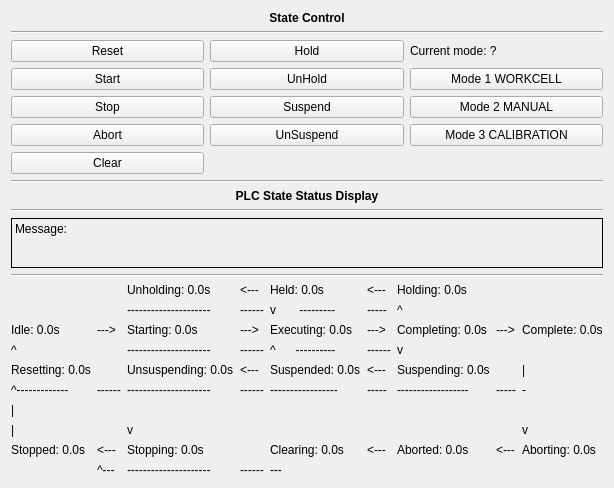
<?xml version="1.0" encoding="UTF-8"?>
<ui version="4.0">
 <class>NavigationWidget</class>
 <widget class="QWidget" name="NavigationWidget">
  <property name="geometry">
   <rect>
    <x>0</x>
    <y>0</y>
    <width>292</width>
    <height>155</height>
   </rect>
  </property>
  <property name="windowTitle">
   <string>PackML DEMO </string>
  </property>
  <layout class="QVBoxLayout" name="verticalLayout_4">
   <item>
      <layout class="QVBoxLayout" name="verticalLayout">
       <item>
        <widget class="QLabel" name="label_2">
         <property name="text">
          <string>&lt;html&gt;&lt;head/&gt;&lt;body&gt;&lt;p&gt;&lt;span style=&quot; font-weight:600;&quot;&gt;State Control&lt;/span&gt;&lt;/p&gt;&lt;/body&gt;&lt;/html&gt;</string>
         </property>
         <property name="alignment">
          <set>Qt::AlignCenter</set>
         </property>
        </widget>
       </item>
       <item>
        <widget class="Line" name="line_2">
         <property name="orientation">
          <enum>Qt::Horizontal</enum>
         </property>
        </widget>
       </item>
	</layout>
	</item>


<item>
<layout class="QGridLayout" name="gridLayout">
	<item row="0" column="0">
        <widget class="QPushButton" name="reset_button">
         <property name="enabled">
          <bool>true</bool>
         </property>
         <property name="text">
          <string>Reset</string>
         </property>
        </widget>
       </item>
       <item row="1" column="0">
        <widget class="QPushButton" name="start_button">
         <property name="enabled">
          <bool>true</bool>
         </property>
         <property name="text">
          <string>Start</string>
         </property>
        </widget>
       </item>
       <item row="2" column="0">
        <widget class="QPushButton" name="stop_button">
         <property name="enabled">
          <bool>true</bool>
         </property>
         <property name="text">
          <string>Stop</string>
         </property>
        </widget>
       </item>
	<item row="0" column="1">
        <widget class="QPushButton" name="hold_button">
         <property name="enabled">
          <bool>true</bool>
         </property>
         <property name="text">
          <string>Hold</string>
         </property>
        </widget>
       </item>
	<item row="1" column="1">
        <widget class="QPushButton" name="unhold_button">
         <property name="enabled">
          <bool>true</bool>
         </property>
         <property name="text">
          <string>UnHold</string>
         </property>
        </widget>
       </item>
	<item row="2" column="1">
        <widget class="QPushButton" name="suspend_button">
         <property name="enabled">
          <bool>true</bool>
         </property>
         <property name="text">
          <string>Suspend</string>
         </property>
        </widget>
       </item>
	<item row="3" column="1">
        <widget class="QPushButton" name="unsuspend_button">
         <property name="enabled">
          <bool>true</bool>
         </property>
         <property name="text">
          <string>UnSuspend</string>
         </property>
        </widget>
       </item>
	<item row="3" column="0">
        <widget class="QPushButton" name="abort_button">
         <property name="enabled">
          <bool>true</bool>
         </property>
         <property name="text">
          <string>Abort</string>
         </property>
        </widget>
       </item>
	<item row="4" column="0">
        <widget class="QPushButton" name="clear_button">
         <property name="enabled">
          <bool>true</bool>
         </property>
         <property name="text">
          <string>Clear</string>
         </property>
        </widget>
       </item>
	<item row="0" column="2">
	<widget class="QLabel" name="mode_state">
         <property name="text">
          <string>Current mode: ?</string>
         </property>
        </widget>
	</item>
	<item row="1" column="2">
        <widget class="QPushButton" name="mode1_button">
         <property name="enabled">
          <bool>true</bool>
         </property>
         <property name="text">
          <string>Mode 1 WORKCELL</string>
         </property>
        </widget>
       </item>
	<item row="2" column="2">
        <widget class="QPushButton" name="mode2_button">
         <property name="enabled">
          <bool>true</bool>
         </property>
         <property name="text">
          <string>Mode 2 MANUAL</string>
         </property>
        </widget>
       </item>
       <item row="3" column="2">
        <widget class="QPushButton" name="mode3_button">
         <property name="enabled">
          <bool>true</bool>
         </property>
         <property name="text">
          <string>Mode 3 CALIBRATION</string>
         </property>
        </widget>
       </item>
      </layout>
     </item>
   
   <item>
    <layout class="QVBoxLayout" name="verticalLayout_3">
     <item>
      <widget class="Line" name="line_5">
       <property name="orientation">
        <enum>Qt::Horizontal</enum>
       </property>
      </widget>
     </item>
     <item>
      <widget class="QLabel" name="label_3">
       <property name="text">
        <string>&lt;html&gt;&lt;head/&gt;&lt;body&gt;&lt;p&gt;&lt;span style=&quot; font-weight:600;&quot;&gt;PLC State Status Display&lt;/span&gt;&lt;/p&gt;&lt;/body&gt;&lt;/html&gt;</string>
       </property>
       <property name="alignment">
        <set>Qt::AlignCenter</set>
       </property>
      </widget>
     </item>
     <item>
      <widget class="Line" name="line_4">
       <property name="orientation">
        <enum>Qt::Horizontal</enum>
       </property>
      </widget>
     </item>



<item>
    <widget class="QLabel" name="message_box">
     <property name="minimumSize">
      <size>
       <width>0</width>
       <height>50</height>
      </size>
     </property>
     <property name="frameShape">
      <enum>QFrame::Box</enum>
     </property>
     <property name="text">
      <string>Message:</string>
     </property>
     <property name="alignment">
      <set>Qt::AlignLeading|Qt::AlignLeft|Qt::AlignTop</set>
     </property>
     <property name="wordWrap">
      <bool>true</bool>
     </property>
    </widget>
   </item>

<!--
   <item>
    <layout class="QVBoxLayout" name="verticalLayout_3">
     <item>
      <widget class="Line" name="line_5">
       <property name="orientation">
        <enum>Qt::Horizontal</enum>
       </property>
      </widget>
     </item>

     <item>
      <layout class="QFormLayout" name="formLayout">
       <item row="0" column="0">
        <widget class="QLabel" name="label_5">
         <property name="text">
          <string>State:</string>
         </property>
        </widget>
       </item>
       <item row="0" column="1">
        <widget class="QLabel" name="state_name">
         <property name="text">
          <string>state</string>
         </property>
         <property name="scaledContents">
          <bool>false</bool>
         </property>
         <property name="alignment">
          <set>Qt::AlignRight|Qt::AlignTrailing|Qt::AlignVCenter</set>
         </property>
        </widget>
       </item>
       <item row="1" column="0">
        <widget class="QLabel" name="label">
         <property name="text">
          <string>Substate:</string>
         </property>
        </widget>
       </item>
       <item row="1" column="1">
        <widget class="QLabel" name="substate">
         <property name="text">
          <string>substate</string>
         </property>
         <property name="alignment">
          <set>Qt::AlignRight|Qt::AlignTrailing|Qt::AlignVCenter</set>
         </property>
        </widget>
       </item>
       <item row="2" column="0">
        <widget class="QLabel" name="label_4">
         <property name="text">
          <string>Mode</string>
         </property>
        </widget>
       </item>
       <item row="2" column="1">
        <widget class="QLabel" name="mode_name">
         <property name="text">
          <string>mode</string>
         </property>
         <property name="alignment">
          <set>Qt::AlignRight|Qt::AlignTrailing|Qt::AlignVCenter</set>
         </property>
        </widget>
       </item>
       <item row="3" column="0">
        <widget class="QLabel" name="label_6">
         <property name="text">
          <string>Error code:</string>
         </property>
        </widget>
       </item>
       <item row="3" column="1">
        <widget class="QLabel" name="error_code">
         <property name="text">
          <string>error_code</string>
         </property>
         <property name="alignment">
          <set>Qt::AlignRight|Qt::AlignTrailing|Qt::AlignVCenter</set>
         </property>
        </widget>
       </item>
       <item row="4" column="0">
        <widget class="QLabel" name="label_7">
         <property name="text">
          <string>Suberror code:</string>
         </property>
        </widget>
       </item>
       <item row="4" column="1">
        <widget class="QLabel" name="suberror_code">
         <property name="text">
          <string>suberror_code</string>
         </property>
         <property name="alignment">
          <set>Qt::AlignRight|Qt::AlignTrailing|Qt::AlignVCenter</set>
         </property>
        </widget>
       </item>
      </layout>
     </item>
    </layout>
   </item>
-->

 <item>
      <widget class="Line" name="line_5">
       <property name="orientation">
        <enum>Qt::Horizontal</enum>
       </property>
      </widget>
     </item>




<item>
<layout class="QGridLayout" name="gridLayout">
	<item row="0" column="0">
	<widget class="QLabel" name="label_a">
         <property name="text">
          <string></string>
         </property>
        </widget>
	</item>
	<item row="0" column="1">
	<widget class="QLabel" name="label_c">
         <property name="text">
          <string></string>
         </property>
        </widget>
	</item>
	<item row="0" column="2">
	<widget class="QLabel" name="unholding_state">
         <property name="text">
          <string>Unholding: 0.0s</string>
         </property>
        </widget>
	</item>
	<item row="0" column="3">
	<widget class="QLabel" name="label_e">
         <property name="text">
          <string>&lt;---</string>
         </property>
        </widget>
	</item>
	<item row="0" column="4">
	<widget class="QLabel" name="held_state">
         <property name="text">
          <string>Held: 0.0s</string>
         </property>
        </widget>
	</item>
	<item row="0" column="5">
	<widget class="QLabel" name="label_g">
         <property name="text">
          <string>&lt;---</string>
         </property>
        </widget>
	</item>
	<item row="0" column="6">
	<widget class="QLabel" name="holding_state">
         <property name="text">
          <string>Holding: 0.0s</string>
         </property>
        </widget>
	</item>
	<item row="0" column="7">
	<widget class="QLabel" name="label_h">
         <property name="text">
          <string></string>
         </property>
        </widget>
	</item>
	<item row="0" column="8">
	<widget class="QLabel" name="label_h">
         <property name="text">
          <string></string>
         </property>
        </widget>
	</item>


	<item row="1" column="0">
	<widget class="QLabel" name="label_a">
         <property name="text">
          <string></string>
         </property>
        </widget>
	</item>
	<item row="1" column="1">
	<widget class="QLabel" name="label_c">
         <property name="text">
          <string></string>
         </property>
        </widget>
	</item>
	<item row="1" column="2">
	<widget class="QLabel" name="label_d">
         <property name="text">
          <string>---------------------</string>
         </property>
        </widget>
	</item>
	<item row="1" column="3">
	<widget class="QLabel" name="label_e">
         <property name="text">
          <string>------</string>
         </property>
        </widget>
	</item>
	<item row="1" column="4">
	<widget class="QLabel" name="label_f">
         <property name="text">
          <string>v       ---------</string>
         </property>
        </widget>
	</item>
	<item row="1" column="5">
	<widget class="QLabel" name="label_h">
         <property name="text">
          <string>-----</string>
         </property>
        </widget>
	</item>
	<item row="1" column="6">
	<widget class="QLabel" name="label_i">
         <property name="text">
          <string>^</string>
         </property>
        </widget>
	</item>
	<item row="1" column="7">
	<widget class="QLabel" name="label_j">
         <property name="text">
          <string></string>
         </property>
        </widget>
	</item>
	<item row="1" column="8">
	<widget class="QLabel" name="label_k">
         <property name="text">
          <string></string>
         </property>
        </widget>
	</item>

	<item row="2" column="0">
	<widget class="QLabel" name="idle_state">
         <property name="text">
          <string>Idle: 0.0s</string>
         </property>
        </widget>
	</item>
	<item row="2" column="1">
	<widget class="QLabel" name="label_n">
         <property name="text">
          <string>---&gt;</string>
         </property>
        </widget>
	</item>
	<item row="2" column="2">
	<widget class="QLabel" name="starting_state">
         <property name="text">
          <string>Starting: 0.0s</string>
         </property>
        </widget>
	</item>
	<item row="2" column="3">
	<widget class="QLabel" name="label_p">
         <property name="text">
          <string>---&gt;</string>
         </property>
        </widget>
	</item>
	<item row="2" column="4">
	<widget class="QLabel" name="execute_state">
         <property name="text">
          <string>Executing: 0.0s</string>
         </property>
        </widget>
	</item>
	<item row="2" column="5">
	<widget class="QLabel" name="label_r">
         <property name="text">
          <string>---&gt;</string>
         </property>
        </widget>
	</item>
	<item row="2" column="6">
	<widget class="QLabel" name="completing_state">
         <property name="text">
          <string>Completing: 0.0s</string>
         </property>
        </widget>
	</item>
	<item row="2" column="7">
	<widget class="QLabel" name="label_t">
         <property name="text">
          <string>---&gt;</string>
         </property>
        </widget>
	</item>
	<item row="2" column="8">
	<widget class="QLabel" name="complete_state">
         <property name="text">
          <string>Complete: 0.0s</string>
         </property>
        </widget>
	</item>

	<item row="3" column="0">
	<widget class="QLabel" name="label_v">
         <property name="text">
          <string>^</string>
         </property>
        </widget>
	</item>
	<item row="3" column="1">
	<widget class="QLabel" name="label_x">
         <property name="text">
          <string></string>
         </property>
        </widget>
	</item>
	<item row="3" column="2">
	<widget class="QLabel" name="label_y">
         <property name="text">
          <string>---------------------</string>
         </property>
        </widget>
	</item>
	<item row="3" column="3">
	<widget class="QLabel" name="label_aa">
         <property name="text">
          <string>------</string>
         </property>
        </widget>
	</item>
	<item row="3" column="4">
	<widget class="QLabel" name="label_ab">
         <property name="text">
          <string>^      ----------</string>
         </property>
        </widget>
	</item>
	<item row="3" column="5">
	<widget class="QLabel" name="label_ad">
         <property name="text">
          <string>------</string>
         </property>
        </widget>
	</item>
	<item row="3" column="6">
	<widget class="QLabel" name="label_ae">
         <property name="text">
          <string>v</string>
         </property>
        </widget>
	</item>
	<item row="3" column="7">
	<widget class="QLabel" name="label_af">
         <property name="text">
          <string></string>
         </property>
        </widget>
	</item>
	<item row="3" column="8">
	<widget class="QLabel" name="label_ag">
         <property name="text">
          <string></string>
         </property>
        </widget>
	</item>



	<item row="4" column="0">
	<widget class="QLabel" name="resetting_state">
         <property name="text">
          <string>Resetting: 0.0s</string>
         </property>
        </widget>
	</item>
	<item row="4" column="1">
	<widget class="QLabel" name="label_ak">
         <property name="text">
          <string></string>
         </property>
        </widget>
	</item>
	<item row="4" column="2">
	<widget class="QLabel" name="unsuspending_state">
         <property name="text">
          <string>Unsuspending: 0.0s</string>
         </property>
        </widget>
	</item>
	<item row="4" column="3">
	<widget class="QLabel" name="label_am">
         <property name="text">
          <string>&lt;---</string>
         </property>
        </widget>
	</item>
	<item row="4" column="4">
	<widget class="QLabel" name="suspended_state">
         <property name="text">
          <string>Suspended: 0.0s</string>
         </property>
        </widget>
	</item>
	<item row="4" column="5">
	<widget class="QLabel" name="label_ao">
         <property name="text">
          <string>&lt;---</string>
         </property>
        </widget>
	</item>
	<item row="4" column="6">
	<widget class="QLabel" name="suspending_state">
         <property name="text">
          <string>Suspending: 0.0s</string>
         </property>
        </widget>
	</item>
	<item row="4" column="7">
	<widget class="QLabel" name="label_aq">
         <property name="text">
          <string></string>
         </property>
        </widget>
	</item>
	<item row="4" column="8">
	<widget class="QLabel" name="label_ar">
         <property name="text">
          <string>|</string>
         </property>
        </widget>
	</item>


	<item row="5" column="0">
	<widget class="QLabel" name="label_at">
         <property name="text">
          <string>^-------------</string>
         </property>
        </widget>
	</item>
	<item row="5" column="1">
	<widget class="QLabel" name="label_av">
         <property name="text">
          <string>------</string>
         </property>
        </widget>
	</item>
	<item row="5" column="2">
	<widget class="QLabel" name="label_aw">
         <property name="text">
          <string>---------------------</string>
         </property>
        </widget>
	</item>
	<item row="5" column="3">
	<widget class="QLabel" name="label_ay">
         <property name="text">
          <string>------</string>
         </property>
        </widget>
	</item>
	<item row="5" column="4">
	<widget class="QLabel" name="label_az">
         <property name="text">
          <string>-----------------</string>
         </property>
        </widget>
	</item>
	<item row="5" column="5">
	<widget class="QLabel" name="label_ba">
         <property name="text">
          <string>-----</string>
         </property>
        </widget>
	</item>
	<item row="5" column="6">
	<widget class="QLabel" name="label_bd">
         <property name="text">
          <string>------------------</string>
         </property>
        </widget>
	</item>
	<item row="5" column="7">
	<widget class="QLabel" name="label_be">
         <property name="text">
          <string>-----</string>
         </property>
        </widget>
	</item>
	<item row="5" column="8">
	<widget class="QLabel" name="label_bg">
         <property name="text">
          <string>-</string>
         </property>
        </widget>
	</item>


	<item row="6" column="0">
	<widget class="QLabel" name="label_bi">
         <property name="text">
          <string>|</string>
         </property>
        </widget>
	</item>
	<item row="6" column="1">
	<widget class="QLabel" name="label_bk">
         <property name="text">
          <string></string>
         </property>
        </widget>
	</item>
	<item row="6" column="2">
	<widget class="QLabel" name="label_bl">
         <property name="text">
          <string></string>
         </property>
        </widget>
	</item>
	<item row="6" column="3">
	<widget class="QLabel" name="label_bm">
         <property name="text">
          <string></string>
         </property>
        </widget>
	</item>
	<item row="6" column="4">
	<widget class="QLabel" name="label_bn">
         <property name="text">
          <string></string>
         </property>
        </widget>
	</item>
	<item row="6" column="5">
	<widget class="QLabel" name="label_bo">
         <property name="text">
          <string></string>
         </property>
        </widget>
	</item>
	<item row="6" column="6">
	<widget class="QLabel" name="label_bp">
         <property name="text">
          <string></string>
         </property>
        </widget>
	</item>
	<item row="6" column="7">
	<widget class="QLabel" name="label_bq">
         <property name="text">
          <string></string>
         </property>
        </widget>
	</item>
	<item row="6" column="8">
	<widget class="QLabel" name="label_br">
         <property name="text">
          <string></string>
         </property>
        </widget>
	</item>


	<item row="7" column="0">
	<widget class="QLabel" name="label_bw">
         <property name="text">
          <string>|</string>
         </property>
        </widget>
	</item>
	<item row="7" column="1">
	<widget class="QLabel" name="label_by">
         <property name="text">
          <string></string>
         </property>
        </widget>
	</item>
	<item row="7" column="2">
	<widget class="QLabel" name="label_bz">
         <property name="text">
          <string>v</string>
         </property>
        </widget>
	</item>
	<item row="7" column="3">
	<widget class="QLabel" name="label_cb">
         <property name="text">
          <string></string>
         </property>
        </widget>
	</item>
	<item row="7" column="4">
	<widget class="QLabel" name="label_cd">
         <property name="text">
          <string></string>
         </property>
        </widget>
	</item>
	<item row="7" column="5">
	<widget class="QLabel" name="label_ce">
         <property name="text">
          <string></string>
         </property>
        </widget>
	</item>
	<item row="7" column="6">
	<widget class="QLabel" name="label_cf">
         <property name="text">
          <string></string>
         </property>
        </widget>
	</item>
	<item row="7" column="7">
	<widget class="QLabel" name="label_cg">
         <property name="text">
          <string></string>
         </property>
        </widget>
	</item>
	<item row="7" column="8">
	<widget class="QLabel" name="label_ch">
         <property name="text">
          <string>v</string>
         </property>
        </widget>
	</item>


	<item row="8" column="0">
	<widget class="QLabel" name="stopped_state">
         <property name="text">
          <string>Stopped: 0.0s</string>
         </property>
        </widget>
	</item>
	<item row="8" column="1">
	<widget class="QLabel" name="label_cl">
         <property name="text">
          <string>&lt;---</string>
         </property>
        </widget>
	</item>
	<item row="8" column="2">
	<widget class="QLabel" name="stopping_state">
         <property name="text">
          <string>Stopping: 0.0s</string>
         </property>
        </widget>
	</item>
	<item row="8" column="3">
	<widget class="QLabel" name="">
         <property name="text">
          <string></string>
         </property>
        </widget>
	</item>
	<item row="8" column="4">
	<widget class="QLabel" name="clearing_state">
         <property name="text">
          <string>Clearing: 0.0s</string>
         </property>
        </widget>
	</item>
	<item row="8" column="5">
	<widget class="QLabel" name="label_cq">
         <property name="text">
          <string>&lt;---</string>
         </property>
        </widget>
	</item>
	<item row="8" column="6">
	<widget class="QLabel" name="aborted_state">
         <property name="text">
          <string>Aborted: 0.0s</string>
         </property>
        </widget>
	</item>
	<item row="8" column="7">
	<widget class="QLabel" name="label_ct">
         <property name="text">
          <string>&lt;---</string>
         </property>
        </widget>
	</item>
	<item row="8" column="8">
	<widget class="QLabel" name="aborting_state">
         <property name="text">
          <string>Aborting: 0.0s</string>
         </property>
        </widget>
	</item>


	<item row="9" column="0">
	<widget class="QLabel" name="label_cv">
         <property name="text">
          <string></string>
         </property>
        </widget>
	</item>
	<item row="9" column="1">
	<widget class="QLabel" name="label_cx">
         <property name="text">
          <string>^---</string>
         </property>
        </widget>
	</item>
	<item row="9" column="2">
	<widget class="QLabel" name="label_cy">
         <property name="text">
          <string>---------------------</string>
         </property>
        </widget>
	</item>
	<item row="9" column="3">
	<widget class="QLabel" name="label_da">
         <property name="text">
          <string>------</string>
         </property>
        </widget>
	</item>
	<item row="9" column="4">
	<widget class="QLabel" name="label_db">
         <property name="text">
          <string>---</string>
         </property>
        </widget>
	</item>
	<item row="9" column="5">
	<widget class="QLabel" name="label_dd">
         <property name="text">
          <string></string>
         </property>
        </widget>
	</item>
	<item row="9" column="6">
	<widget class="QLabel" name="label_df">
         <property name="text">
          <string></string>
         </property>
        </widget>
	</item>
	<item row="9" column="7">
	<widget class="QLabel" name="label_dg">
         <property name="text">
          <string></string>
         </property>
        </widget>
	</item>
	<item row="9" column="8">
	<widget class="QLabel" name="label_dh">
         <property name="text">
          <string></string>
         </property>
        </widget>
	</item>


</layout>
</item>


   
    </layout>
   </item>
  </layout>
 </widget>
 <resources/>
 <connections/>
</ui>
